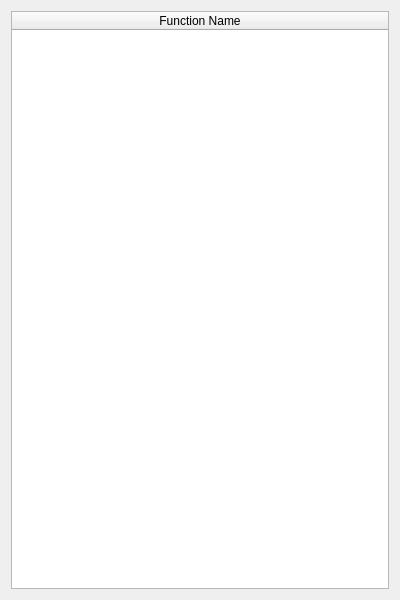
<?xml version="1.0" encoding="UTF-8"?>
<ui version="4.0">
 <class>glowbot_user_functions</class>
 <widget class="QDialog" name="glowbot_user_functions">
  <property name="geometry">
   <rect>
    <x>0</x>
    <y>0</y>
    <width>400</width>
    <height>600</height>
   </rect>
  </property>
  <property name="windowTitle">
   <string>GlowBot: User Functions</string>
  </property>
  <property name="windowIcon">
   <iconset resource="../Icons/icons.qrc">
    <normaloff>:/Logo/glowbot-logo.png</normaloff>:/Logo/glowbot-logo.png</iconset>
  </property>
  <layout class="QVBoxLayout" name="verticalLayout">
   <item>
    <widget class="QTableWidget" name="functions">
     <property name="dragEnabled">
      <bool>true</bool>
     </property>
     <property name="dragDropMode">
      <enum>QAbstractItemView::DragOnly</enum>
     </property>
     <property name="alternatingRowColors">
      <bool>true</bool>
     </property>
     <property name="selectionMode">
      <enum>QAbstractItemView::SingleSelection</enum>
     </property>
     <property name="selectionBehavior">
      <enum>QAbstractItemView::SelectRows</enum>
     </property>
     <property name="sortingEnabled">
      <bool>true</bool>
     </property>
     <attribute name="horizontalHeaderStretchLastSection">
      <bool>true</bool>
     </attribute>
     <column>
      <property name="text">
       <string>Function Name</string>
      </property>
     </column>
    </widget>
   </item>
  </layout>
 </widget>
 <resources>
  <include location="../Icons/icons.qrc"/>
 </resources>
 <connections/>
</ui>
